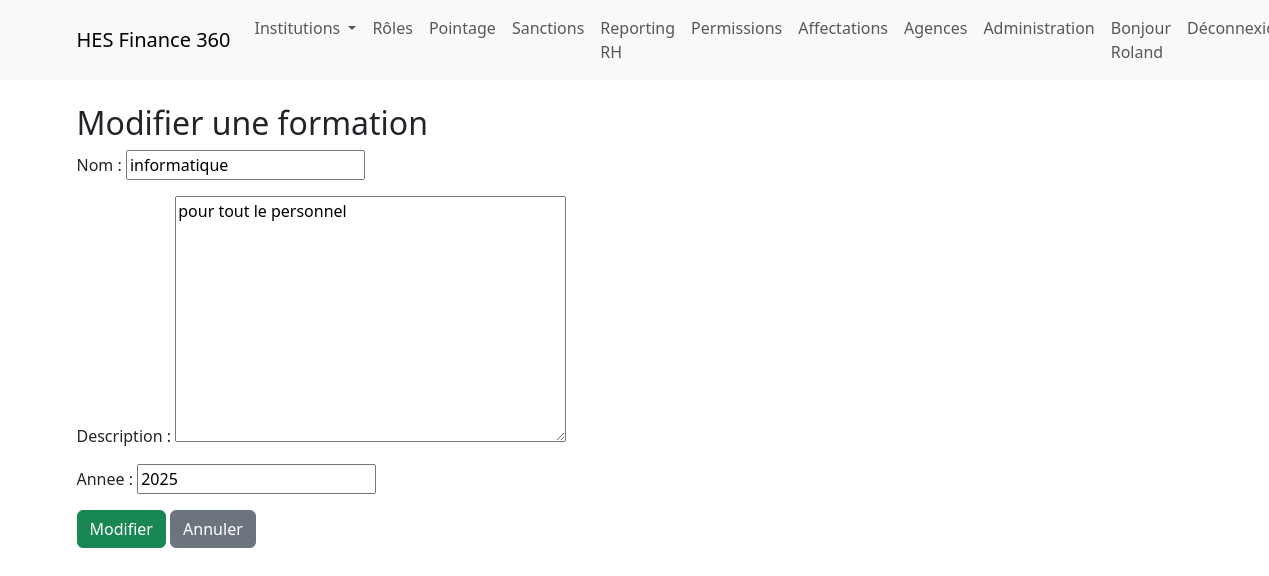
The page /rh/formations/1/edit/ (signed in) on the database its author committed.
### rh/models.py (models this page shows, shortened)
class Formation(models.Model):
    nom = models.CharField(max_length=200)
    description = models.TextField(blank=True, null=True)
    annee = models.PositiveIntegerField()

### rh/views/formation_crud.py (the view)
# urls.py: path('formations/<int:pk>/edit/', formation_crud.formation_update, name='formation_update'),
@login_required
@permission_required('rh.change_formation', raise_exception=True)
def formation_update(request, pk):
    formation = get_object_or_404(Formation, pk=pk)
    if request.method == 'POST':
        form = FormationForm(request.POST, instance=formation)
        if form.is_valid():
            form.save()
            messages.success(request, "Formation modifiée avec succès.")
            return redirect('formations_list')
    else:
        form = FormationForm(instance=formation)
    return render(request, 'rh/formation/formation_form.html', {'form': form, 'action': 'Modifier'})

### rh/forms.py
class FormationForm(forms.ModelForm):
    class Meta:
        model = Formation
        fields = ['nom', 'description', 'annee']

### rh/templates/rh/formation/formation_form.html
{% extends 'base.html' %}
{% block content %}
<div class="container mt-4">
    <h2>{{ action }} une formation</h2>
    <form method="post">{% csrf_token %}
        {{ form.as_p }}
        <button type="submit" class="btn btn-success">{{ action }}</button>
        <a href="{% url 'formations_list' %}" class="btn btn-secondary">Annuler</a>
    </form>
</div>
{% endblock %}

### templates/base.html (shortened to what this page needs)
<!DOCTYPE html>
<html lang="fr">
<head>
    <link href="https://cdn.jsdelivr.net/npm/bootstrap@5.3.0/dist/css/bootstrap.min.css" rel="stylesheet">
</head>
<body>
    <nav class="navbar navbar-expand-lg navbar-light bg-light mb-4">
      <div class="container">
        <a class="navbar-brand" href="{% url 'institution_list' %}">HES Finance 360</a>
        <div class="collapse navbar-collapse">
          {% if user.is_authenticated %}
          <ul class="navbar-nav me-auto">
            <li class="nav-item dropdown">
              <a class="nav-link dropdown-toggle" href="#" id="navbarDropdown" role="button" data-bs-toggle="dropdown" aria-expanded="false">
                Institutions
              </a>
            </li>
            <li class="nav-item"><a class="nav-link" href="{% url 'roles_list' %}">Rôles</a></li>
            <li class="nav-item"><a class="nav-link" href="{% url 'pointages_list' %}">Pointage</a></li>
            <li class="nav-item"><a class="nav-link" href="{% url 'sanctions_list' %}">Sanctions</a></li>
<li class="nav-item"><a class="nav-link" href="{% url 'reporting_rh' %}">Reporting RH</a></li>
            <li class="nav-item"><a class="nav-link" href="{% url 'permissions_list' %}">Permissions</a></li>
            <li class="nav-item"><a class="nav-link" href="{% url 'affectations_list' %}">Affectations</a></li>
            <li class="nav-item"><a class="nav-link" href="/agences/">Agences</a></li>
            <li class="nav-item"><a class="nav-link" href="/admin/">Administration</a></li>
          </ul>
          <ul class="navbar-nav ms-auto">
            <li class="nav-item"><span class="nav-link">Bonjour {{ user.username }}</span></li>
            <li class="nav-item"><a class="nav-link" href="/admin/logout/">Déconnexion</a></li>
          </ul>
          {% else %}
          <ul class="navbar-nav ms-auto">
            <li class="nav-item"><a class="nav-link" href="/admin/login/">Connexion</a></li>
          </ul>
          {% endif %}
        </div>
      </div>
    </nav>
    {% block content %}{% endblock %}
</body>
</html>

### rows shown on the page
Formation: nom "informatique", description "pour tout le personnel", annee "2025"

### other values the page prints
{{ user.username }} "Roland"
{{ action }} "Modifier"
